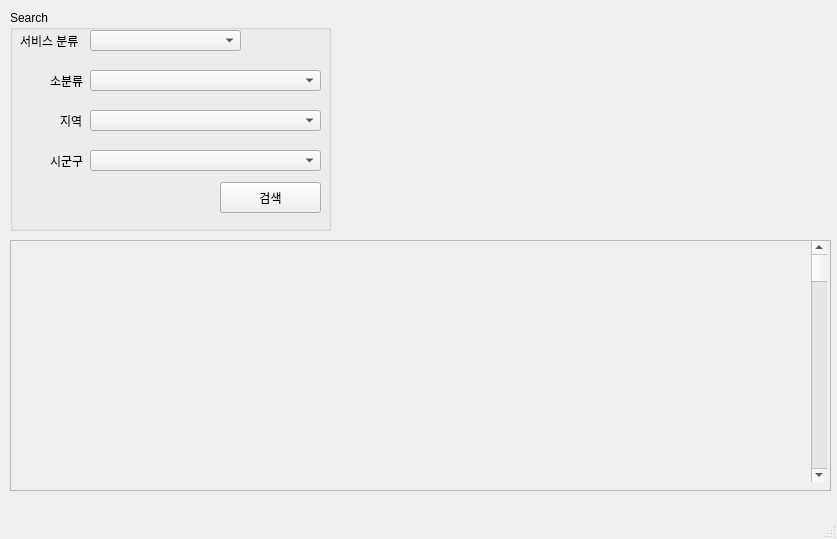
<?xml version="1.0" encoding="UTF-8"?>
<ui version="4.0">
 <class>MainWindow</class>
 <widget class="QMainWindow" name="MainWindow">
  <property name="geometry">
   <rect>
    <x>0</x>
    <y>0</y>
    <width>837</width>
    <height>539</height>
   </rect>
  </property>
  <property name="windowTitle">
   <string>MainWindow</string>
  </property>
  <widget class="QWidget" name="centralwidget">
   <widget class="QWidget" name="verticalLayoutWidget">
    <property name="geometry">
     <rect>
      <x>340</x>
      <y>10</y>
      <width>491</width>
      <height>221</height>
     </rect>
    </property>
    <layout class="QVBoxLayout" name="MapLayout"/>
   </widget>
   <widget class="QWidget" name="verticalLayoutWidget_2">
    <property name="geometry">
     <rect>
      <x>10</x>
      <y>240</y>
      <width>821</width>
      <height>251</height>
     </rect>
    </property>
    <layout class="QVBoxLayout" name="verticalLayout_2">
     <item>
      <widget class="QScrollArea" name="scrollArea">
       <property name="widgetResizable">
        <bool>true</bool>
       </property>
       <widget class="QWidget" name="scrollAreaWidgetContents">
        <property name="geometry">
         <rect>
          <x>0</x>
          <y>0</y>
          <width>817</width>
          <height>247</height>
         </rect>
        </property>
        <widget class="QScrollBar" name="verticalScrollBar">
         <property name="geometry">
          <rect>
           <x>800</x>
           <y>0</y>
           <width>16</width>
           <height>241</height>
          </rect>
         </property>
         <property name="orientation">
          <enum>Qt::Vertical</enum>
         </property>
        </widget>
       </widget>
      </widget>
     </item>
    </layout>
   </widget>
   <widget class="QWidget" name="verticalLayoutWidget_3">
    <property name="geometry">
     <rect>
      <x>10</x>
      <y>10</y>
      <width>321</width>
      <height>221</height>
     </rect>
    </property>
    <layout class="QVBoxLayout" name="SearchLayout">
     <item>
      <widget class="QGroupBox" name="groupBox_2">
       <property name="title">
        <string>Search</string>
       </property>
       <widget class="QLabel" name="label_Service">
        <property name="geometry">
         <rect>
          <x>10</x>
          <y>20</y>
          <width>71</width>
          <height>21</height>
         </rect>
        </property>
        <property name="text">
         <string>서비스 분류</string>
        </property>
       </widget>
       <widget class="QComboBox" name="comboBox_smallService">
        <property name="geometry">
         <rect>
          <x>80</x>
          <y>60</y>
          <width>231</width>
          <height>21</height>
         </rect>
        </property>
       </widget>
       <widget class="QLabel" name="label_City">
        <property name="geometry">
         <rect>
          <x>40</x>
          <y>140</y>
          <width>41</width>
          <height>21</height>
         </rect>
        </property>
        <property name="text">
         <string>시군구</string>
        </property>
       </widget>
       <widget class="QComboBox" name="comboBox_Area">
        <property name="geometry">
         <rect>
          <x>80</x>
          <y>100</y>
          <width>231</width>
          <height>21</height>
         </rect>
        </property>
       </widget>
       <widget class="QComboBox" name="comboBox_Service">
        <property name="geometry">
         <rect>
          <x>80</x>
          <y>20</y>
          <width>151</width>
          <height>21</height>
         </rect>
        </property>
        <property name="acceptDrops">
         <bool>false</bool>
        </property>
       </widget>
       <widget class="QLabel" name="label_Area">
        <property name="geometry">
         <rect>
          <x>50</x>
          <y>100</y>
          <width>31</width>
          <height>21</height>
         </rect>
        </property>
        <property name="text">
         <string>지역</string>
        </property>
       </widget>
       <widget class="QComboBox" name="comboBox_City">
        <property name="geometry">
         <rect>
          <x>80</x>
          <y>140</y>
          <width>231</width>
          <height>21</height>
         </rect>
        </property>
       </widget>
       <widget class="QLabel" name="label_smallService">
        <property name="geometry">
         <rect>
          <x>40</x>
          <y>60</y>
          <width>41</width>
          <height>21</height>
         </rect>
        </property>
        <property name="text">
         <string>소분류</string>
        </property>
       </widget>
       <widget class="QPushButton" name="pushButton">
        <property name="geometry">
         <rect>
          <x>210</x>
          <y>172</y>
          <width>101</width>
          <height>31</height>
         </rect>
        </property>
        <property name="text">
         <string>검색</string>
        </property>
       </widget>
      </widget>
     </item>
    </layout>
   </widget>
  </widget>
  <widget class="QMenuBar" name="menubar">
   <property name="geometry">
    <rect>
     <x>0</x>
     <y>0</y>
     <width>837</width>
     <height>21</height>
    </rect>
   </property>
  </widget>
  <widget class="QStatusBar" name="statusbar"/>
 </widget>
 <resources/>
 <connections/>
</ui>
